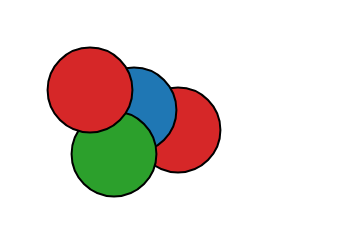

Vega-Lite specification for this chart:
### Vega specification from a JSON file in a GitHub repository (floating-point values rounded to 4 significant figures)
{"$schema": "https://vega.github.io/schema/vega/v6.json", "width": 160, "height": 110, "padding": 5, "autosize": "none", "background": "white", "data": [{"name": "f", "values": [{"k": "a", "x": 40, "y": 40, "z": 2, "v": 1}, {"k": "b", "x": 62, "y": 50, "z": -1, "v": 2}, {"k": "a", "x": 84, "y": 60, "z": 0, "v": 3}, {"k": "c", "x": 52, "y": 72, "z": 1, "v": 4}]}], "scales": [{"name": "col", "type": "ordinal", "domain": ["a", "b", "c"], "range": ["#d62728", "#1f77b4", "#2ca02c"]}, {"name": "seq", "type": "linear", "domain": [1, 4], "range": ["#ffffcc", "#800026"]}], "marks": [{"type": "symbol", "from": {"data": "f"}, "encode": {"update": {"x": {"field": "x"}, "y": {"field": "y"}, "size": {"value": 1800}, "fill": {"scale": "col", "field": "k"}, "stroke": {"value": "#000000"}, "zindex": {"field": "z"}}}}]}
